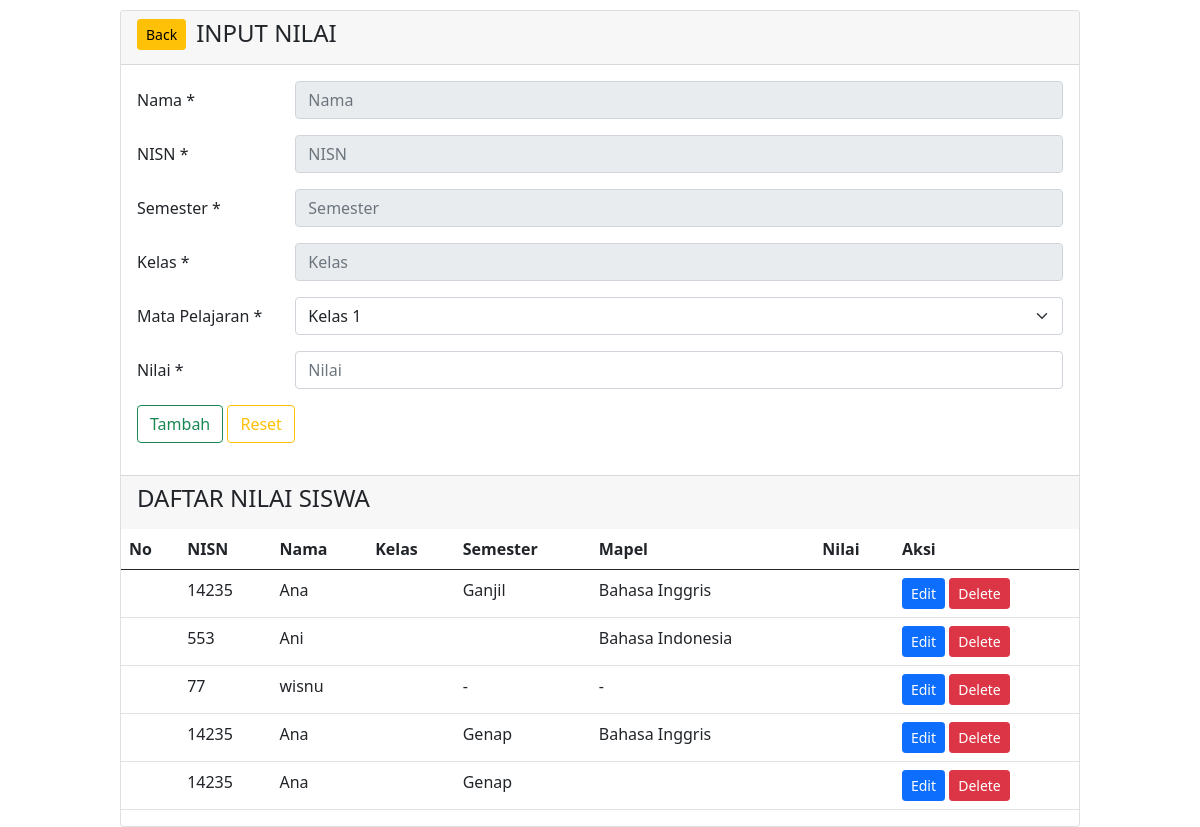
The page /nilai/proses_input_nilai.php on the database its author committed.
### tables this page shows
CREATE TABLE `nilai` (
  `idNilai` int(11) NOT NULL,
  `namaSiswa` varchar(50) NOT NULL,
  `kelasSiswa` varchar(10) NOT NULL,
  `mapel` varchar(20) NOT NULL,
  `nisn` varchar(20) NOT NULL,
  `semester` varchar(20) NOT NULL,
  `tugas` float NOT NULL,
  `uas` float NOT NULL,
  `uts` float NOT NULL,
  `rata_rata` int(11) NOT NULL,
  `predikat` varchar(20) NOT NULL
);

### nilai/proses.php (called while the page is built, shortened)
<?php
$namaSiswa = "";
$nisn = "";
?>

### nilai/proses_input_nilai.php (the view, shortened to what this page needs)
<?php
require "../connection/koneksi.php";
require "proses.php";
$sqlkelas = "SELECT kelas FROM kelas";
$qKelas = mysqli_query($koneksi, $sqlkelas);
$sqlSiswa = "SELECT * FROM nilai";
$qSiswa = mysqli_query($koneksi, $sqlSiswa);
?>
<!DOCTYPE html>
<html lang="en">
<head>
    <link href="https://cdn.jsdelivr.net/npm/bootstrap@5.0.2/dist/css/bootstrap.min.css" rel="stylesheet">
    <link rel="stylesheet" href="style.css">
</head>
<body>
    <div class="mx-auto">
        <div class="card">
            <div class="card-header">
                <div class="title">
                    <a href="crudSiswa.php" class="back btn btn-warning btn-sm"> Back </a>
                </div>
                <div class="">
                    <h4 class="">INPUT NILAI</h4>
                </div>
            </div>
            <div class="card-body">
                <form action="" method="POST">
                    <div class="mb-3 row">
                        <label for="namaSiswa" class="col-sm-2 col-form-label">Nama *</label>
                        <div class="col-sm-10">
                            <input type="text" class="form-control" placeholder="Nama" name="namaSiswa" value="<?php echo $namaSiswa ?>" readonly>
                        </div>
                    </div>
                    <div class="mb-3 row">
                        <label for="nisn" class="col-sm-2 col-form-label">NISN *</label>
                        <div class="col-sm-10">
                            <input type="text" class="form-control" placeholder="NISN" name="nisn" value="<?php echo $nisn ?>" readonly>
                        </div>
                    </div>
                    <div class="mb-3 row">
                        <label for="semester" class="col-sm-2 col-form-label">Semester *</label>
                        <div class="col-sm-10">
                            <input type="text" class="form-control" placeholder="Semester" name="semester" value="<?php echo $semester ?>" readonly>
                        </div>
                    </div>
                    <div class="mb-3 row">
                        <label for="kelas" class="col-sm-2 col-form-label">Kelas *</label>
                        <div class="col-sm-10">
                            <input type="text" class="form-control" placeholder="Kelas" name="kelas" value="<?php echo $kelas ?>" readonly>
                        </div>
                    </div>
                    <div class="mb-3 row">
                        <label for="mapel" class="col-sm-2 col-form-label">Mata Pelajaran *</label>
                        <div class="col-sm-10">
                            <select class="form-select" aria-label="Default select example" name="mapel">
                                <?php
                                while ($data = mysqli_fetch_array($qKelas)) {
                                    echo '<option value="' . $data['kelas'] . '">' . $data['kelas'] . '</option>';
                                }
                                ?>
                            </select>
                        </div>
                    </div>
                    <div class="mb-3 row">
                        <label for="nilai" class="col-sm-2 col-form-label">Nilai *</label>
                        <div class="col-sm-10">
                            <input type="text" class="form-control" placeholder="Nilai" name="nilai" value="<?php echo $nilai ?>">
                        </div>
                    </div>
                    <div class="mb-3 row">
                        <div class="col-sm-12">
                            <button type="submit" name="add" class="btn btn-outline-success">Tambah</button>
                            <button type="reset" class="btn btn-outline-warning">Reset</button>
                        </div>
                    </div>
                </form>
            </div>
            <div class="card-footer">
                <div class="title">
                    <h4 class="">DAFTAR NILAI SISWA</h4>
                </div>
            </div>
            <table class="table table-hover">
                <thead>
                    <tr>
                        <th scope="col">No</th>
                        <th scope="col">NISN</th>
                        <th scope="col">Nama</th>
                        <th scope="col">Kelas</th>
                        <th scope="col">Semester</th>
                        <th scope="col">Mapel</th>
                        <th scope="col">Nilai</th>
                        <th scope="col">Aksi</th>
                    </tr>
                </thead>
                <tbody>
                    <?php
                    while ($row = mysqli_fetch_array($qSiswa)) {
                        echo "<tr>";
                        echo "<td>" . $row['nokel'] . "</td>";
                        echo "<td>" . $row['nisn'] . "</td>";
                        echo "<td>" . $row['namaSiswa'] . "</td>";
                        echo "<td>" . $row['kelas'] . "</td>";
                        echo "<td>" . $row['semester'] . "</td>";
                        echo "<td>" . $row['mapel'] . "</td>";
                        echo "<td>" . $row['nilai'] . "</td>";
                        echo "<td>
                                <a class='btn btn-primary btn-sm' href='edit_nilai.php?nisn=" . $row['nisn'] . "'>Edit</a>
                                <a class='btn btn-danger btn-sm' href='delete_nilai.php?nisn=" . $row['nisn'] . "'>Delete</a>
                            </td>";
                        echo "</tr>";
                    }
                    ?>
                </tbody>
            </table>
        </div>
    </div>
</body>
</html>

### nilai/style.css (style rules this page uses)
* { margin: 0; padding: 0px; }
.mx-auto { width: 80%; }
.card { margin-top: 10px; }
.card-header { display: flex; }
.back { margin-right: 10px; }
.table { width: 100%; }

### rows shown on the page
nilai: nisn "14235", namaSiswa "Ana", semester "Ganjil", mapel "Bahasa Inggris"
nilai: nisn "553", namaSiswa "Ani", mapel "Bahasa Indonesia"
nilai: nisn "77", namaSiswa "wisnu", semester "-", mapel "-"
nilai: nisn "14235", namaSiswa "Ana", semester "Genap", mapel "Bahasa Inggris"
nilai: nisn "14235", namaSiswa "Ana", semester "Genap"

### other values the page prints
form field mapel "Kelas 1"
